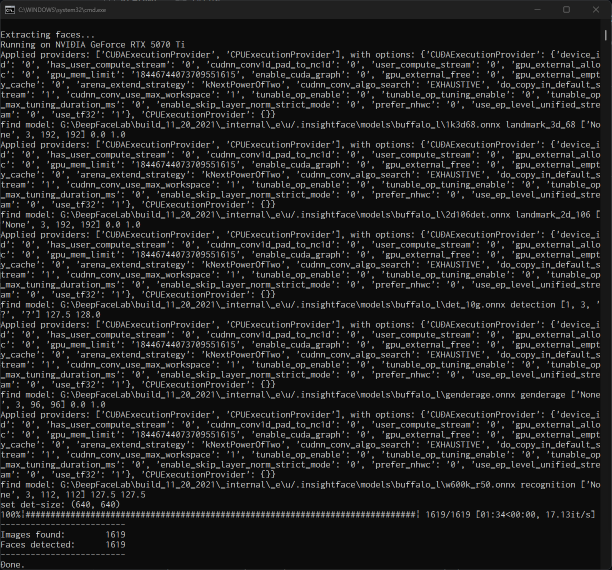
#> input picture sample.png, 1223 x 1140 px (shown at 1/2 size)
$ python -i estimate_sharpness.py   (imports and definitions only)
#> lines starting #> are read from the running program, lines starting #| are printed output that depends on the picture; after the words box and inside, x2 and y2 are one past the last pixel; in counts of white or black regions, pixels touching at a corner belong together
"""
Copyright (c) 2009-2010 Arizona Board of Regents.  All Rights Reserved.
 Contact: Lina Karam (karam@asu.edu) and Niranjan Narvekar (nnarveka@asu.edu)
 Image, Video, and Usabilty (IVU) Lab, http://ivulab.asu.edu , Arizona State University
 This copyright statement may not be removed from any file containing it or from modifications to these files.
 This copyright notice must also be included in any file or product that is derived from the source files.

 Redistribution and use of this code in source and binary forms,  with or without modification, are permitted provided that the
 following conditions are met:
 - Redistribution's of source code must retain the above copyright notice, this list of conditions and the following disclaimer.
 - Redistribution's in binary form must reproduce the above copyright notice, this list of conditions and the following disclaimer
in the documentation and/or other materials provided with the distribution.
 - The Image, Video, and Usability Laboratory (IVU Lab, http://ivulab.asu.edu) is acknowledged in any publication that
 reports research results using this code, copies of this code, or modifications of this code.
 The code and our papers are to be cited in the bibliography as:

N. D. Narvekar and L. J. Karam, "CPBD Sharpness Metric Software", http://ivulab.asu.edu/Quality/CPBD

N. D. Narvekar and L. J. Karam, "A No-Reference Image Blur Metric Based on the Cumulative
Probability of Blur Detection (CPBD)," accepted and to appear in the IEEE Transactions on Image Processing,  2011.

N. D. Narvekar and L. J. Karam, "An Improved No-Reference Sharpness Metric Based on the Probability of Blur Detection," International Workshop on Video Processing and Quality Metrics for Consumer Electronics (VPQM), January 2010, http://www.vpqm.org (pdf)

N. D. Narvekar and L. J. Karam, "A No Reference Perceptual Quality Metric based on Cumulative Probability of Blur Detection," First International Workshop on the Quality of Multimedia Experience (QoMEX), pp. 87-91, July 2009.

 DISCLAIMER:
 This software is provided by the copyright holders and contributors "as is" and any express or implied warranties, including, but not limited to, the implied warranties of merchantability and fitness for a particular purpose are disclaimed. In no event shall the Arizona Board of Regents, Arizona State University, IVU Lab members, authors or contributors be liable for any direct, indirect, incidental, special, exemplary, or consequential damages (including, but not limited to, procurement of substitute
goods or services; loss of use, data, or profits; or business interruption) however caused and on any theory of liability, whether in contract, strict liability, or tort (including negligence or otherwise) arising in any way out of the use of this software, even if advised of the possibility of such damage.

2023 - Modified by Dmitry Kalashnik.
"""

import numpy as np
import cv2
from math import atan2, pi
from numba import jit
from numba.core.errors import NumbaWarning, NumbaDeprecationWarning
import warnings

# [2 lines not run here, left out]

def sobel(image):
    # type: (numpy.ndarray) -> numpy.ndarray
    """
    Find edges using the Sobel approximation to the derivatives.

    Inspired by the [Octave implementation](https://sourceforge.net/p/octave/image/ci/default/tree/inst/edge.m#l196).
    """
    from skimage.filters.edges import HSOBEL_WEIGHTS
    h1 = np.array(HSOBEL_WEIGHTS)
    h1 /= np.sum(abs(h1))  # normalize h1

    from scipy.ndimage import convolve
    strength2 = np.square(convolve(image, h1.T))

    # Note: https://sourceforge.net/p/octave/image/ci/default/tree/inst/edge.m#l59
    thresh2 = 2 * np.sqrt(np.mean(strength2))

    strength2[strength2 <= thresh2] = 0
    return _simple_thinning(strength2)


def _simple_thinning(strength):
    # type: (numpy.ndarray) -> numpy.ndarray
    """
    Perform a very simple thinning.

    Inspired by the [Octave implementation](https://sourceforge.net/p/octave/image/ci/default/tree/inst/edge.m#l512).
    """
    num_rows, num_cols = strength.shape

    zero_column = np.zeros((num_rows, 1))
    zero_row = np.zeros((1, num_cols))

    x = (
        (strength > np.c_[zero_column, strength[:, :-1]]) &
        (strength > np.c_[strength[:, 1:], zero_column])
    )

    y = (
        (strength > np.r_[zero_row, strength[:-1, :]]) &
        (strength > np.r_[strength[1:, :], zero_row])
    )

    return x | y


# threshold to characterize blocks as edge/non-edge blocks
THRESHOLD = 0.002
# fitting parameter
BETA = 3.6
# block size
BLOCK_HEIGHT, BLOCK_WIDTH = (64, 64)
# just noticeable widths based on the perceptual experiments
WIDTH_JNB = np.concatenate([5*np.ones(51), 3*np.ones(205)])


def compute(image):
    # type: (numpy.ndarray) -> float
    """Compute the sharpness metric for the given data."""

    # convert the image to double for further processing
    image = image.astype(np.float64)

    # edge detection using canny and sobel canny edge detection is done to
    # classify the blocks as edge or non-edge blocks and sobel edge
    # detection is done for the purpose of edge width measurement.
    from skimage.feature import canny
    canny_edges = canny(image)
    sobel_edges = sobel(image)

    # edge width calculation
    marziliano_widths = marziliano_method(sobel_edges, image)

    # sharpness metric calculation
    return _calculate_sharpness_metric(image, canny_edges, marziliano_widths)


@jit()
def marziliano_method(edges, image):
    # type: (numpy.ndarray, numpy.ndarray) -> numpy.ndarray
    """
    Calculate the widths of the given edges.

    :return: A matrix with the same dimensions as the given image with 0's at
        non-edge locations and edge-widths at the edge locations.
    """

    # `edge_widths` consists of zero and non-zero values. A zero value
    # indicates that there is no edge at that position and a non-zero value
    # indicates that there is an edge at that position and the value itself
    # gives the edge width.
    edge_widths = np.zeros(image.shape)

    # find the gradient for the image
    gradient_y, gradient_x = np.gradient(image)

    # dimensions of the image
    img_height, img_width = image.shape

    # holds the angle information of the edges
    edge_angles = np.zeros(image.shape)

    # calculate the angle of the edges
    for row in range(img_height):
        for col in range(img_width):
            if gradient_x[row, col] != 0:
                edge_angles[row, col] = atan2(gradient_y[row, col], gradient_x[row, col]) * (180 / pi)
            elif gradient_x[row, col] == 0 and gradient_y[row, col] == 0:
                edge_angles[row,col] = 0
            elif gradient_x[row, col] == 0 and gradient_y[row, col] == pi/2:
                edge_angles[row, col] = 90


    if np.any(edge_angles):

        # quantize the angle
        quantized_angles = 45 * np.round(edge_angles / 45)

        for row in range(1, img_height - 1):
            for col in range(1, img_width - 1):
                if edges[row, col] == 1:

                    # gradient angle = 180 or -180
                    if quantized_angles[row, col] == 180 or quantized_angles[row, col] == -180:
                        for margin in range(100 + 1):
                            inner_border = (col - 1) - margin
                            outer_border = (col - 2) - margin

                            # outside image or intensity increasing from left to right
                            if outer_border < 0 or (image[row, outer_border] - image[row, inner_border]) <= 0:
                                break

                        width_left = margin + 1

                        for margin in range(100 + 1):
                            inner_border = (col + 1) + margin
                            outer_border = (col + 2) + margin

                            # outside image or intensity increasing from left to right
                            if outer_border >= img_width or (image[row, outer_border] - image[row, inner_border]) >= 0:
                                break

                        width_right = margin + 1

                        edge_widths[row, col] = width_left + width_right


                    # gradient angle = 0
                    if quantized_angles[row, col] == 0:
                        for margin in range(100 + 1):
                            inner_border = (col - 1) - margin
                            outer_border = (col - 2) - margin

                            # outside image or intensity decreasing from left to right
                            if outer_border < 0 or (image[row, outer_border] - image[row, inner_border]) >= 0:
                                break

                        width_left = margin + 1

                        for margin in range(100 + 1):
                            inner_border = (col + 1) + margin
                            outer_border = (col + 2) + margin

                            # outside image or intensity decreasing from left to right
                            if outer_border >= img_width or (image[row, outer_border] - image[row, inner_border]) <= 0:
                                break

                        width_right = margin + 1

                        edge_widths[row, col] = width_right + width_left

    return edge_widths


def _calculate_sharpness_metric(image, edges, edge_widths):
    # type: (numpy.array, numpy.array, numpy.array) -> numpy.float64

    # get the size of image
    img_height, img_width = image.shape

    total_num_edges = 0
    hist_pblur = np.zeros(101)

    # maximum block indices
    num_blocks_vertically = int(img_height / BLOCK_HEIGHT)
    num_blocks_horizontally = int(img_width / BLOCK_WIDTH)

    #  loop over the blocks
    for i in range(num_blocks_vertically):
        for j in range(num_blocks_horizontally):

            # get the row and col indices for the block pixel positions
            rows = slice(BLOCK_HEIGHT * i, BLOCK_HEIGHT * (i + 1))
            cols = slice(BLOCK_WIDTH * j, BLOCK_WIDTH * (j + 1))

            if is_edge_block(edges[rows, cols], THRESHOLD):
                block_widths = edge_widths[rows, cols]
                # rotate block to simulate column-major boolean indexing
                block_widths = np.rot90(np.flipud(block_widths), 3)
                block_widths = block_widths[block_widths != 0]

                block_contrast = get_block_contrast(image[rows, cols])
                block_jnb = WIDTH_JNB[block_contrast]

                # calculate the probability of blur detection at the edges
                # detected in the block
                prob_blur_detection = 1 - np.exp(-abs(block_widths/block_jnb) ** BETA)

                # update the statistics using the block information
                for probability in prob_blur_detection:
                    bucket = int(round(probability * 100))
                    hist_pblur[bucket] += 1
                    total_num_edges += 1

    # normalize the pdf
    if total_num_edges > 0:
        hist_pblur = hist_pblur / total_num_edges

    # calculate the sharpness metric
    return np.sum(hist_pblur[:64])


def is_edge_block(block, threshold):
    # type: (numpy.ndarray, float) -> bool
    """Decide whether the given block is an edge block."""
    return np.count_nonzero(block) > (block.size * threshold)


def get_block_contrast(block):
    # type: (numpy.ndarray) -> int
    return int(np.max(block) - np.min(block))


def estimate_sharpness(image):
    if image.ndim == 3:
        if image.shape[2] > 1:
            image = cv2.cvtColor(image, cv2.COLOR_BGR2GRAY)
        else:
            image = image[...,0]

    return compute(image)

>>> import cv2
>>> picture = cv2.imread('../../sample.png')
#> picture is the input picture: shape (1140, 1223, 3); mean B, G, R 30.9, 30.9, 30.9
>>> result = estimate_sharpness(picture)
#> in compute, `canny_edges = canny(image)`:
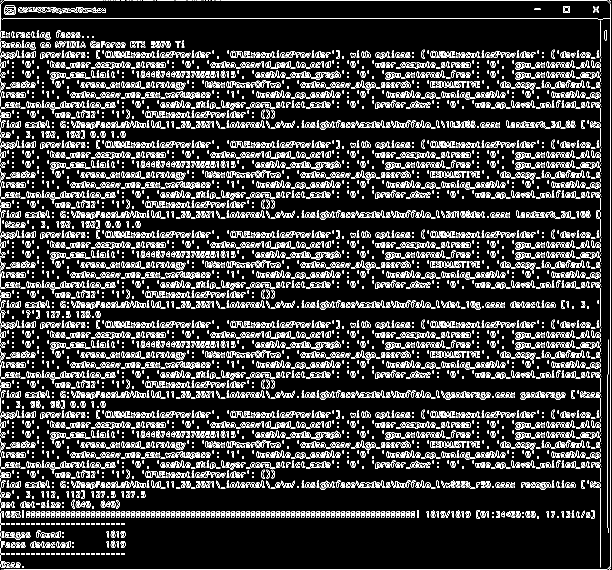
#> canny_edges: shape (1140, 1223) bool (shown at 1/2 size); 13.9% white in thin lines or dots
#> in sobel, `strength2 = np.square(convolve(image, h1.T))`:
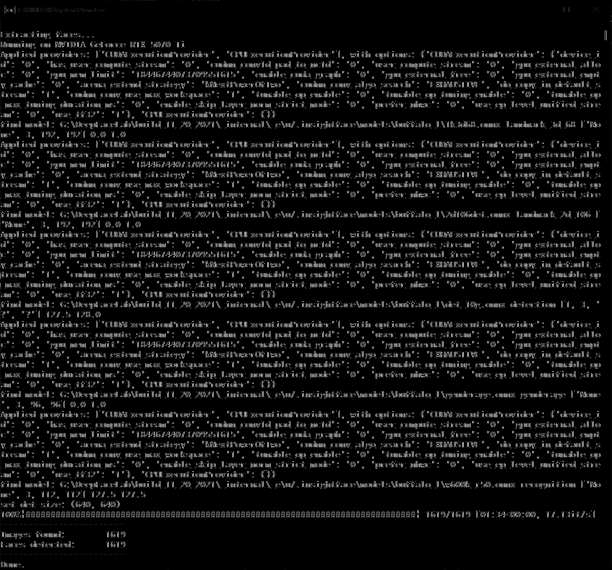
#> strength2: shape (1140, 1223) float64 (shown at 1/2 size); min 0, max 9216, mean 673.3; drawn with min black and max white
#> in sobel, `thresh2 = 2 * np.sqrt(np.mean(strength2))`: thresh2 = 51.9
#> in sobel, `strength2[strength2 <= thresh2] = 0`:
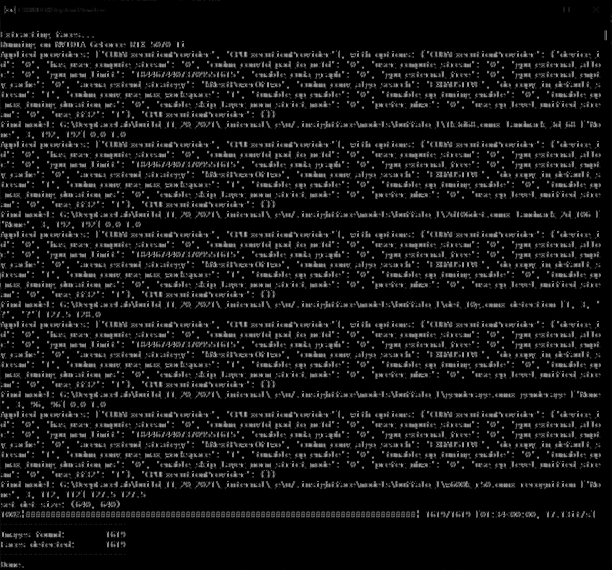
#> strength2: shape (1140, 1223) float64 (shown at 1/2 size); 5.08% of pixels changed, all inside (x1, y1, x2, y2) = (0, 0, 1223, 1140); drawn with min black and max white
#> in _simple_thinning, `x = ( (strength > np.c_[zero_column, strength[:, :-1]]) & (strength > ..`:
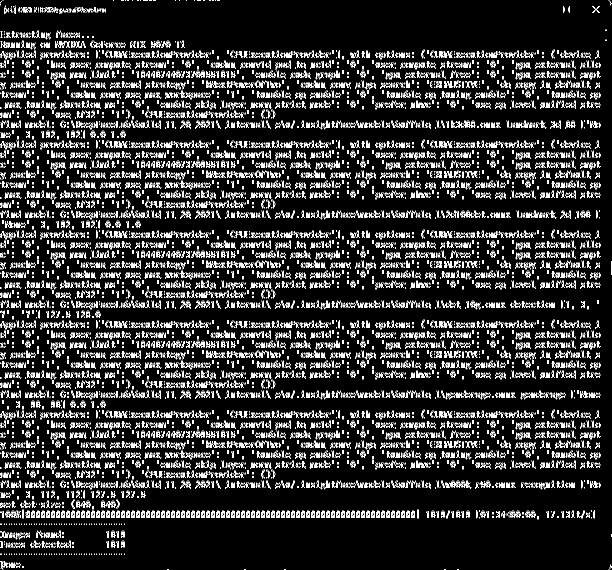
#> x: shape (1140, 1223) bool (shown at 1/2 size); 10.4% white in thin lines or dots
#> in _simple_thinning, `y = ( (strength > np.r_[zero_row, strength[:-1, :]]) & (strength > np...`:
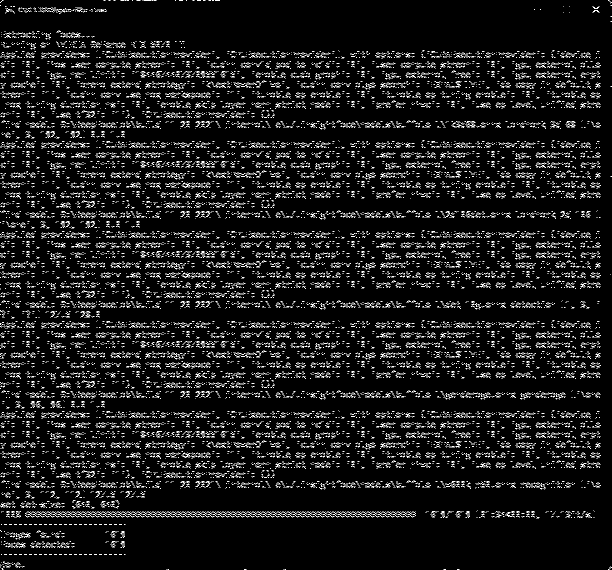
#> y: shape (1140, 1223) bool (shown at 1/2 size); 5.3% white in thin lines or dots
#> in _simple_thinning, `return x | y`:
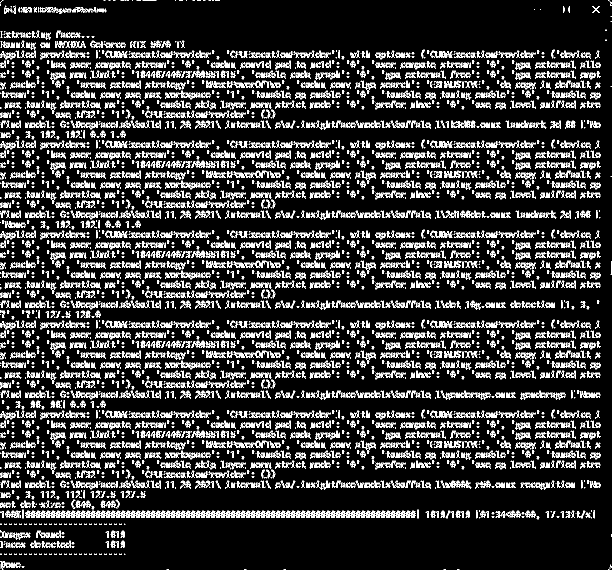
#> returned value: shape (1140, 1223) bool (shown at 1/2 size); 12.9% white in thin lines or dots
#> in compute, `marziliano_widths = marziliano_method(sobel_edges, image)`:
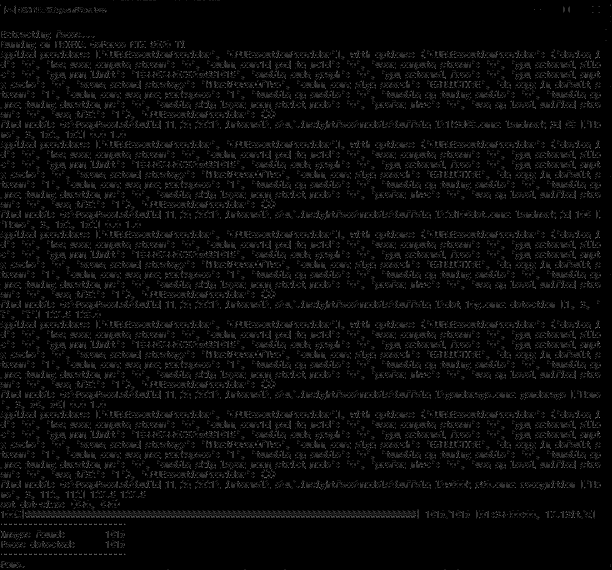
#> marziliano_widths: shape (1140, 1223) float64 (shown at 1/2 size); min 0, max 5, mean 0.177; drawn with min black and max white
#> after the loop in _calculate_sharpness_metric, `for i in range(num_blocks_vertically):`: hist_pblur = 101 values, max 87129 at index 21, min 0 at index 0, mean 1084.6; total_num_edges = 109546
#> in _calculate_sharpness_metric, `hist_pblur = hist_pblur / total_num_edges`: hist_pblur = 101 values, max 0.795 at index 21, min 0 at index 0, mean 0.0099
#> result = 0.966
